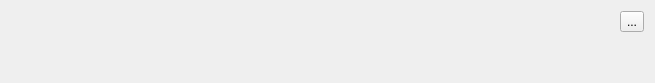
<?xml version="1.0" encoding="UTF-8"?>
<ui version="4.0">
 <class>FindWidget</class>
 <widget class="QWidget" name="FindWidget">
  <property name="geometry">
   <rect>
    <x>0</x>
    <y>0</y>
    <width>655</width>
    <height>67</height>
   </rect>
  </property>
  <property name="sizePolicy">
   <sizepolicy hsizetype="Preferred" vsizetype="Fixed">
    <horstretch>0</horstretch>
    <verstretch>0</verstretch>
   </sizepolicy>
  </property>
  <property name="maximumSize">
   <size>
    <width>16777215</width>
    <height>67</height>
   </size>
  </property>
  <property name="windowTitle">
   <string>Form</string>
  </property>
  <layout class="QHBoxLayout" name="horizontalLayout_2">
   <item>
    <layout class="QHBoxLayout" name="horizontalLayout">
     <item>
      <widget class="QWidget" name="contentWidget" native="true"/>
     </item>
     <item>
      <layout class="QVBoxLayout" name="verticalLayout_2">
       <item>
        <spacer name="verticalSpacer_2">
         <property name="orientation">
          <enum>Qt::Vertical</enum>
         </property>
         <property name="sizeHint" stdset="0">
          <size>
           <width>20</width>
           <height>13</height>
          </size>
         </property>
        </spacer>
       </item>
       <item>
        <widget class="QLabel" name="countLabel">
         <property name="text">
          <string/>
         </property>
         <property name="textInteractionFlags">
          <set>Qt::NoTextInteraction</set>
         </property>
        </widget>
       </item>
      </layout>
     </item>
    </layout>
   </item>
   <item>
    <spacer name="horizontalSpacer">
     <property name="orientation">
      <enum>Qt::Horizontal</enum>
     </property>
     <property name="sizeHint" stdset="0">
      <size>
       <width>265</width>
       <height>20</height>
      </size>
     </property>
    </spacer>
   </item>
   <item>
    <layout class="QVBoxLayout" name="verticalLayout">
     <property name="spacing">
      <number>1</number>
     </property>
     <item>
      <widget class="QToolButton" name="toolButton">
       <property name="text">
        <string>...</string>
       </property>
       <property name="icon">
        <iconset resource="res.qrc">
         <normaloff>:/close.png</normaloff>:/close.png</iconset>
       </property>
       <property name="iconSize">
        <size>
         <width>8</width>
         <height>8</height>
        </size>
       </property>
      </widget>
     </item>
     <item>
      <spacer name="verticalSpacer">
       <property name="orientation">
        <enum>Qt::Vertical</enum>
       </property>
       <property name="sizeType">
        <enum>QSizePolicy::MinimumExpanding</enum>
       </property>
       <property name="sizeHint" stdset="0">
        <size>
         <width>8</width>
         <height>40</height>
        </size>
       </property>
      </spacer>
     </item>
    </layout>
   </item>
  </layout>
 </widget>
 <resources>
  <include location="res.qrc"/>
 </resources>
 <connections/>
</ui>
